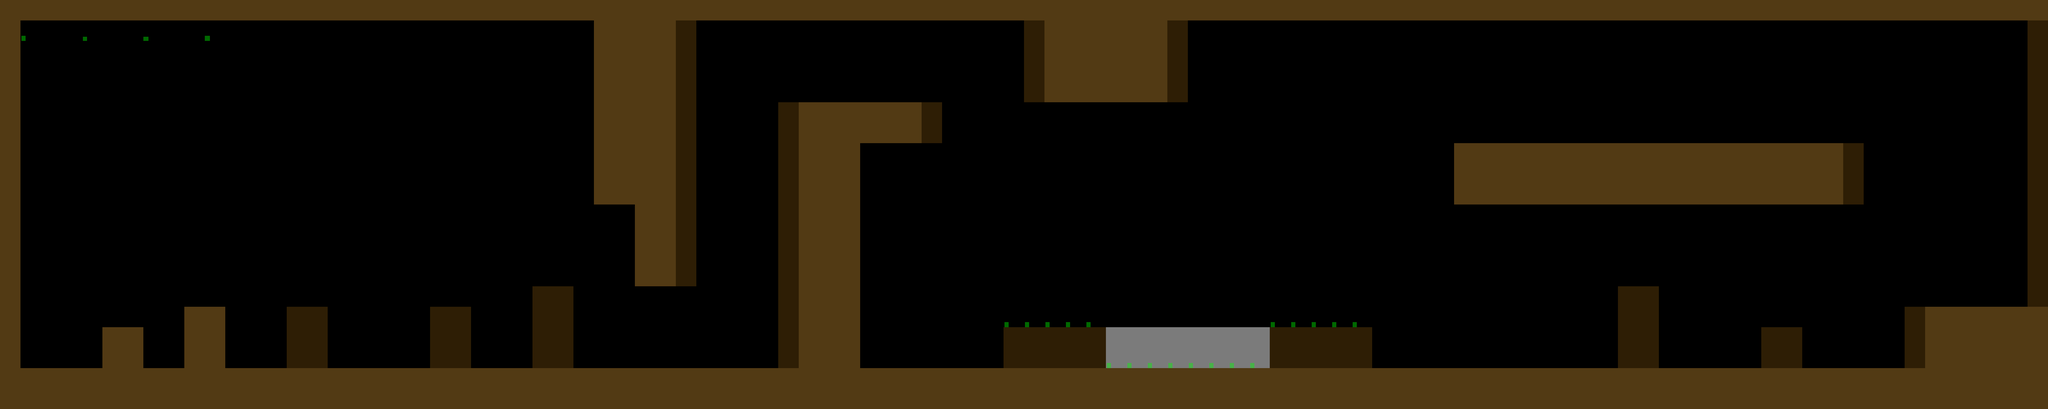

The image is a tile-based game level rendered from a .tmx file. Its description and source (layers, tilesets, objects; grid data summarised) follow:
An orthogonal 100x20 tile map with 64x64 px tiles, 2 tile layers (Level, Navigation), 4 tilesets and 27 objects.

<map version="1.10" tiledversion="1.10.2" orientation="orthogonal" renderorder="right-down" width="100" height="20" tilewidth="64" tileheight="64" infinite="0" nextlayerid="8" nextobjectid="63">
 <properties>
  <property name="Navigation" type="bool" value="true" />
 </properties>
 <tileset firstgid="1" name="Tileset_Tutorial" tilewidth="64" tileheight="64" tilecount="4" columns="2">
  <image source="Tileset_Tutorial.png" width="128" height="128" />
 </tileset>
 <tileset firstgid="5" source="TilesetPlayground.tsx" />
 <tileset firstgid="69" name="MapMetadata" tilewidth="64" tileheight="64" spacing="4" margin="4" tilecount="4" columns="2">
  <image source="MapMetadata.png" width="140" height="140" />
 </tileset>
 <tileset firstgid="73" source="MapMetadata.tsx" />
 <layer id="1" name="Level" width="100" height="20">
  <properties>
   <property name="Draw" type="bool" value="true" />
  </properties>
  <data>[2000 cells, 639 non-empty, 3 distinct tile ids]</data>
 </layer>
 <layer id="7" name="Navigation" width="100" height="20">
  <properties>
   <property name="Navigation" type="bool" value="true" />
  </properties>
  <data>[2000 cells, 22 non-empty, 4 distinct tile ids]</data>
 </layer>
 <objectgroup id="4" name="ClimbingWall" opacity="0.9">
  <object id="40" x="2112" y="64" width="64" height="832" />
  <object id="41" x="1664" y="896" width="128" height="256" />
  <object id="42" x="1344" y="960" width="128" height="192" />
  <object id="43" x="896" y="960" width="128" height="192" />
  <object id="47" x="5056" y="896" width="128" height="256" />
  <object id="48" x="5504" y="1024" width="128" height="128" />
  <object id="50" x="5760" y="448" width="64" height="192" />
  <object id="52" x="2432" y="320" width="64" height="832" />
  <object id="62" x="2880" y="320" width="64" height="128" />
 </objectgroup>
 <objectgroup id="2" name="Collisions">
  <object id="18" x="0" y="64" width="64" height="1088" />
  <object id="20" x="64" y="1152" width="2368" height="64" />
  <object id="21" x="320" y="1024" width="128" height="128" />
  <object id="22" x="576" y="960" width="128" height="192" />
  <object id="23" x="64" y="0" width="6272" height="64" />
  <object id="24" x="6336" y="64" width="64" height="896" />
  <object id="25" x="5952" y="960" width="384" height="192" />
  <object id="26" x="2688" y="1152" width="3264" height="64" />
  <object id="33" x="2496" y="320" width="384" height="64" />
  <object id="34" x="1856" y="64" width="128" height="576" />
  <object id="35" x="1984" y="640" width="128" height="256" />
  <object id="36" x="4544" y="448" width="1216" height="192" />
  <object id="54" x="2588" y="1760" />
  <object id="55" x="2444" y="-408" />
  <object id="57" x="3136" y="1024" width="320" height="128" />
  <object id="58" x="3968" y="1024" width="320" height="128" />
  <object id="60" x="2624" y="448" width="64" height="704" />
  <object id="61" x="2688" y="384" width="192" height="64" />
 </objectgroup>
</map>